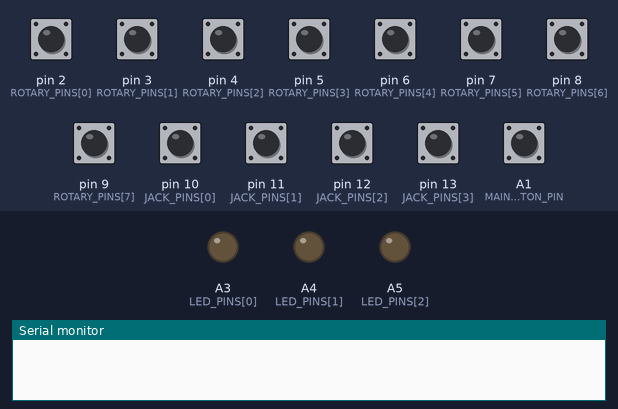
The sketch below on a simulated Arduino Nano, built with avr-gcc and run on an emulated ATmega328P. Parts: output pins drawn as LEDs (lit = HIGH), the last lines printed to the serial monitor. The inputs (shaded band) are chosen by the test bench; at power-on: A1 (MAIN_BUTTON_PIN), pin 2 (ROTARY_PINS[0]), pin 3 (ROTARY_PINS[1]), pin 4 (ROTARY_PINS[2]), pin 5 (ROTARY_PINS[3]), pin 6 (ROTARY_PINS[4]), pin 7 (ROTARY_PINS[5]), pin 8 (ROTARY_PINS[6]), pin 9 (ROTARY_PINS[7]), pin 10 (JACK_PINS[0]), pin 11 (JACK_PINS[1]), pin 12 (JACK_PINS[2]), pin 13 (JACK_PINS[3]) HIGH.

Above: at 1.2 s.
1.3 s: pin 10 (JACK_PINS[0]) pulled LOW for 0.15 s
At 2.5 s:
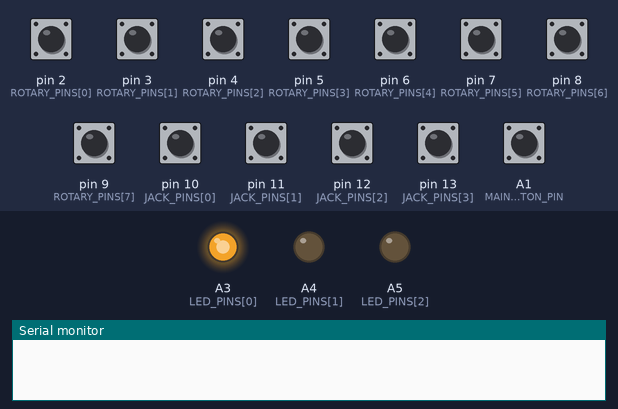
2.9 s: pin 2 (ROTARY_PINS[0]) pulled LOW for 0.15 s
At 3.4 s:
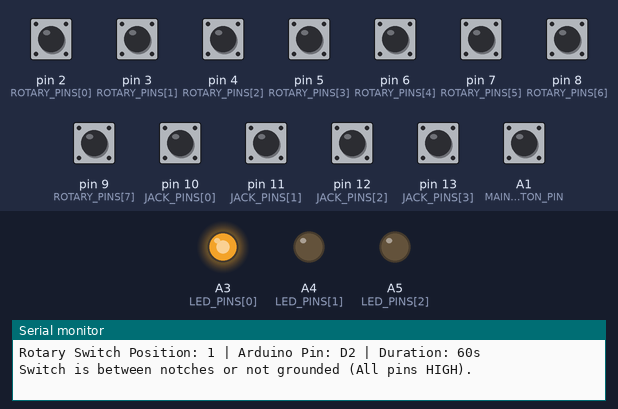
4.6 s: pin 2 (ROTARY_PINS[0]) pulled LOW for 1 s
At 14.1 s:
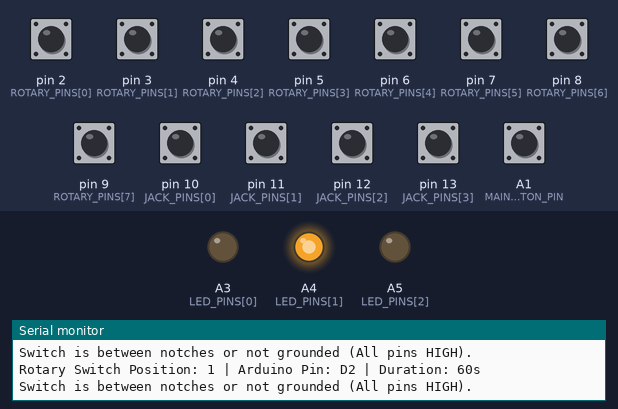
Timing chart, 0 to 14.8 s (numbered marks = the images above; inputs shaded):
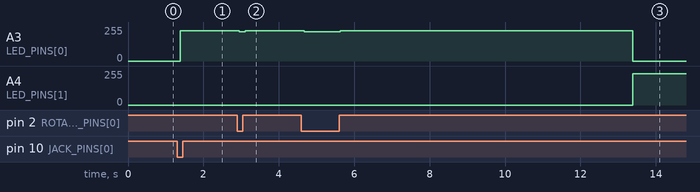

Measured:
- after the input at 1.3 s, A3 (LED_PINS[0]): 0/255 → 228/255 after 0.09 s
- after the input at 2.9 s, A3 (LED_PINS[0]): 228/255 → 221/255 after 0.05 s, → 228/255 0.16 s later
- after the input at 4.6 s, A3 (LED_PINS[0]): 228/255 → 221/255 after 0.07 s, → 227/255 0.96 s later, → 0/255 7.8 s later

The sketch:

rotary_switch_tester.ino
```cpp
// ==========================================
// PIN DEFINITIONS
// ==========================================

// Rotary Switch Positions 1 through 8
const int ROTARY_PINS[] = {2, 3, 4, 5, 6, 7, 8, 9};
const int NUM_ROTARY_POSITIONS = 8;

// Durations matching positions 1 to 8:
// 1m, 2m, 3m, 5m, 10m, 15m, 15s, 30s
const unsigned long DURATION_PRESETS_MS[] = {
  60000UL,   // Pos 1: 1 min
  120000UL,  // Pos 2: 2 min
  180000UL,  // Pos 3: 3 min
  300000UL,  // Pos 4: 5 min
  600000UL,  // Pos 5: 10 min
  900000UL,  // Pos 6: 15 min
  15000UL,   // Pos 7: 15 sec
  30000UL    // Pos 8: 30 sec
};

// 4 Remote Player Audio Jacks (J1, J2, J3, J4)
const int JACK_PINS[] = {10, 11, 12, 13};
const int NUM_JACKS = 4;

// Main Enclosure Pushbutton (SW2)
const int MAIN_BUTTON_PIN = A1;

// Piezo Buzzer (BZ1)
const int BUZZER_PIN = A0;

// 5 LEDs (LED1 to LED5)
const int LED_PINS[] = {A3, A4, A5, A6, A7};
const int NUM_LEDS = 5;

// ==========================================
// STATE MACHINE & TIMING VARIABLES
// ==========================================
enum TimerState { IDLE, RUNNING, PAUSED, ALARM };
TimerState currentState = IDLE;

unsigned long totalTimerDurationMs = 60000UL;
unsigned long timeRemainingMs = 60000UL;
unsigned long lastUpdateMillis = 0;
unsigned long lastBeepMillis = 0;

// Diagnostic Tracker for Rotary Serial Output
int lastReportedPos = -1;

// Alarm Beeper Logic (3 Tones)
int beepCount = 0;
bool beepActive = false;
const int MAX_BEEPS = 3;
const unsigned long BEEP_DURATION_MS = 200;

// Button Debouncing & Double-Tap Logic (Main Button SW2)
const unsigned long DEBOUNCE_DELAY = 50;
const unsigned long DOUBLE_TAP_GAP = 300;

bool lastRawMainBtn = HIGH;
bool stableMainBtn = HIGH;
unsigned long lastDebounceMain = 0;
unsigned long lastReleaseTime = 0;
int tapCount = 0;

// Remote Audio Jack Debounce States
bool lastJackState[NUM_JACKS] = {HIGH, HIGH, HIGH, HIGH};
bool stableJackState[NUM_JACKS] = {HIGH, HIGH, HIGH, HIGH};
unsigned long lastJackDebounce[NUM_JACKS] = {0, 0, 0, 0};

// ==========================================
// SETUP
// ==========================================
void setup() {
  Serial.begin(9600);

  // Initialize Rotary Switch Pins
  for (int i = 0; i < NUM_ROTARY_POSITIONS; i++) {
    pinMode(ROTARY_PINS[i], INPUT_PULLUP);
  }

  // Initialize Remote Player Audio Jacks
  for (int i = 0; i < NUM_JACKS; i++) {
    pinMode(JACK_PINS[i], INPUT_PULLUP);
  }

  // Initialize Main Button, Buzzer, and LEDs
  pinMode(MAIN_BUTTON_PIN, INPUT_PULLUP);
  pinMode(BUZZER_PIN, OUTPUT);
  for (int i = 0; i < NUM_LEDS; i++) {
    pinMode(LED_PINS[i], OUTPUT);
  }

  // Read initial duration from rotary switch
  totalTimerDurationMs = readSelectedDuration();
  timeRemainingMs = totalTimerDurationMs;
  updateLEDs();
}

// ==========================================
// MAIN LOOP
// ==========================================
void loop() {
  checkRotarySwitchPosition();
  handleMainButton();
  handlePlayerJacks();
  updateTimer();
  updateLEDs();
  updateAlarm();
}

// ==========================================
// ROTARY SWITCH HELPERS
// ==========================================
void checkRotarySwitchPosition() {
  int currentPos = -1;
  int activePin = -1;

  for (int i = 0; i < NUM_ROTARY_POSITIONS; i++) {
    if (digitalRead(ROTARY_PINS[i]) == LOW) {
      currentPos = i + 1; // 1 to 8
      activePin = ROTARY_PINS[i];
      break;
    }
  }

  if (currentPos != lastReportedPos) {
    lastReportedPos = currentPos;
    if (currentPos != -1) {
      Serial.print("Rotary Switch Position: ");
      Serial.print(currentPos);
      Serial.print(" | Arduino Pin: D");
      Serial.print(activePin);
      Serial.print(" | Duration: ");
      Serial.print(DURATION_PRESETS_MS[currentPos - 1] / 1000);
      Serial.println("s");
    } else {
      Serial.println("Switch is between notches or not grounded (All pins HIGH).");
    }
  }
}

unsigned long readSelectedDuration() {
  for (int i = 0; i < NUM_ROTARY_POSITIONS; i++) {
    if (digitalRead(ROTARY_PINS[i]) == LOW) {
      return DURATION_PRESETS_MS[i];
    }
  }
  return DURATION_PRESETS_MS[0]; // Default to Pos 1 (1 min) if between notches
}

// ==========================================
// TIMER START / RESET / PAUSE LOGIC
// ==========================================
void startOrResetTimer() {
  noTone(BUZZER_PIN);
  totalTimerDurationMs = readSelectedDuration(); // Update to current rotary setting
  timeRemainingMs = totalTimerDurationMs;
  lastUpdateMillis = millis();
  currentState = RUNNING;
}

void togglePause() {
  if (currentState == RUNNING) {
    currentState = PAUSED;
  } else if (currentState == PAUSED) {
    lastUpdateMillis = millis();
    currentState = RUNNING;
  }
}

// ==========================================
// INPUT HANDLERS
// ==========================================
void handleMainButton() {
  bool reading = digitalRead(MAIN_BUTTON_PIN);

  if (reading != lastRawMainBtn) {
    lastDebounceMain = millis();
  }
  lastRawMainBtn = reading;

  if ((millis() - lastDebounceMain) > DEBOUNCE_DELAY) {
    if (reading != stableMainBtn) {
      stableMainBtn = reading;

      // Active LOW press
      if (stableMainBtn == LOW) {
        tapCount++;
        if (tapCount == 1) {
          lastReleaseTime = millis();
        }
      }
    }
  }

  // Handle single vs double tap
  if (tapCount > 0) {
    if (tapCount == 2) {
      togglePause();
      tapCount = 0;
    } else if (millis() - lastReleaseTime > DOUBLE_TAP_GAP) {
      startOrResetTimer();
      tapCount = 0;
    }
  }
}

void handlePlayerJacks() {
  for (int i = 0; i < NUM_JACKS; i++) {
    bool reading = digitalRead(JACK_PINS[i]);

    if (reading != lastJackState[i]) {
      lastJackDebounce[i] = millis();
    }
    lastJackState[i] = reading;

    if ((millis() - lastJackDebounce[i]) > DEBOUNCE_DELAY) {
      if (reading != stableJackState[i]) {
        stableJackState[i] = reading;

        // Player pressed end-of-turn button
        if (stableJackState[i] == LOW) {
          startOrResetTimer();
        }
      }
    }
  }
}

// ==========================================
// TIMER COUNTDOWN LOGIC
// ==========================================
void updateTimer() {
  if (currentState != RUNNING) return;

  unsigned long currentMillis = millis();
  unsigned long elapsed = currentMillis - lastUpdateMillis;
  lastUpdateMillis = currentMillis;

  if (elapsed >= timeRemainingMs) {
    timeRemainingMs = 0;
    currentState = ALARM;
    beepCount = 0;
    beepActive = false;
    lastBeepMillis = currentMillis;
  } else {
    timeRemainingMs -= elapsed;
  }
}

// ==========================================
// 5-STAGE PROGRESS & BLINK LOGIC
// ==========================================
void updateLEDs() {
  if (currentState == IDLE || currentState == ALARM) {
    for (int i = 0; i < NUM_LEDS; i++) {
      digitalWrite(LED_PINS[i], LOW);
    }
    return;
  }

  unsigned long elapsedMs = totalTimerDurationMs - timeRemainingMs;
  unsigned long stageDurationMs = totalTimerDurationMs / 5;

  for (int i = 0; i < NUM_LEDS; i++) {
    digitalWrite(LED_PINS[i], LOW);
  }

  if (elapsedMs < stageDurationMs * 1) {
    digitalWrite(LED_PINS[0], HIGH);
  } else if (elapsedMs < stageDurationMs * 2) {
    digitalWrite(LED_PINS[1], HIGH);
  } else if (elapsedMs < stageDurationMs * 3) {
    digitalWrite(LED_PINS[2], HIGH);
  } else if (elapsedMs < stageDurationMs * 4) {
    digitalWrite(LED_PINS[3], HIGH);
  } else if (elapsedMs < (totalTimerDurationMs - (stageDurationMs / 2))) {
    digitalWrite(LED_PINS[4], HIGH);
  } else {
    bool blinkState = (millis() / 250) % 2 == 0;
    digitalWrite(LED_PINS[4], blinkState ? HIGH : LOW);
  }
}

// ==========================================
// ALARM SOUND LOGIC (3 Tones)
// ==========================================
void updateAlarm() {
  if (currentState != ALARM) return;

  if (beepCount >= MAX_BEEPS) {
    noTone(BUZZER_PIN);
    return;
  }

  unsigned long currentMillis = millis();
  if (currentMillis - lastBeepMillis >= BEEP_DURATION_MS) {
    lastBeepMillis = currentMillis;
    beepActive = !beepActive;

    if (beepActive) {
      tone(BUZZER_PIN, 1000); // 1 kHz beep tone
    } else {
      noTone(BUZZER_PIN);
      beepCount++;
    }
  }
}
```
